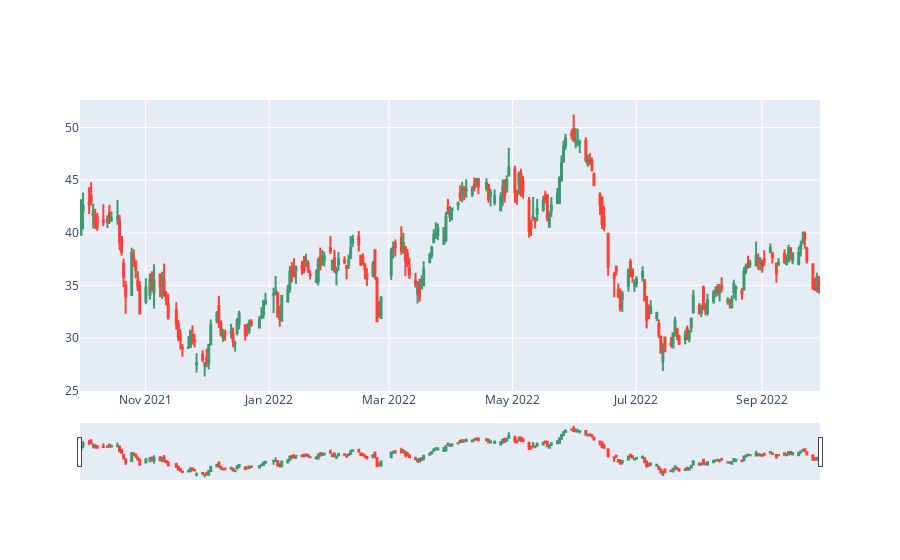

This figure's notebook cell:
### Code cell
plot_bbands(RRRP3)

### Figure 1 — Plotly figure (JSON) as saved in the notebook; plotly's stock layout.template omitted (floating-point values rounded to 4 significant figures; data arrays with more than 128 entries replaced by an {"elided": "..."} marker saying what was removed)
{"data": [{"close": {"elided": "250 float values"}, "high": {"elided": "250 float values"}, "low": {"elided": "250 float values"}, "open": {"elided": "250 float values"}, "type": "candlestick", "x": {"elided": "250 str values"}}], "layout": {}}
